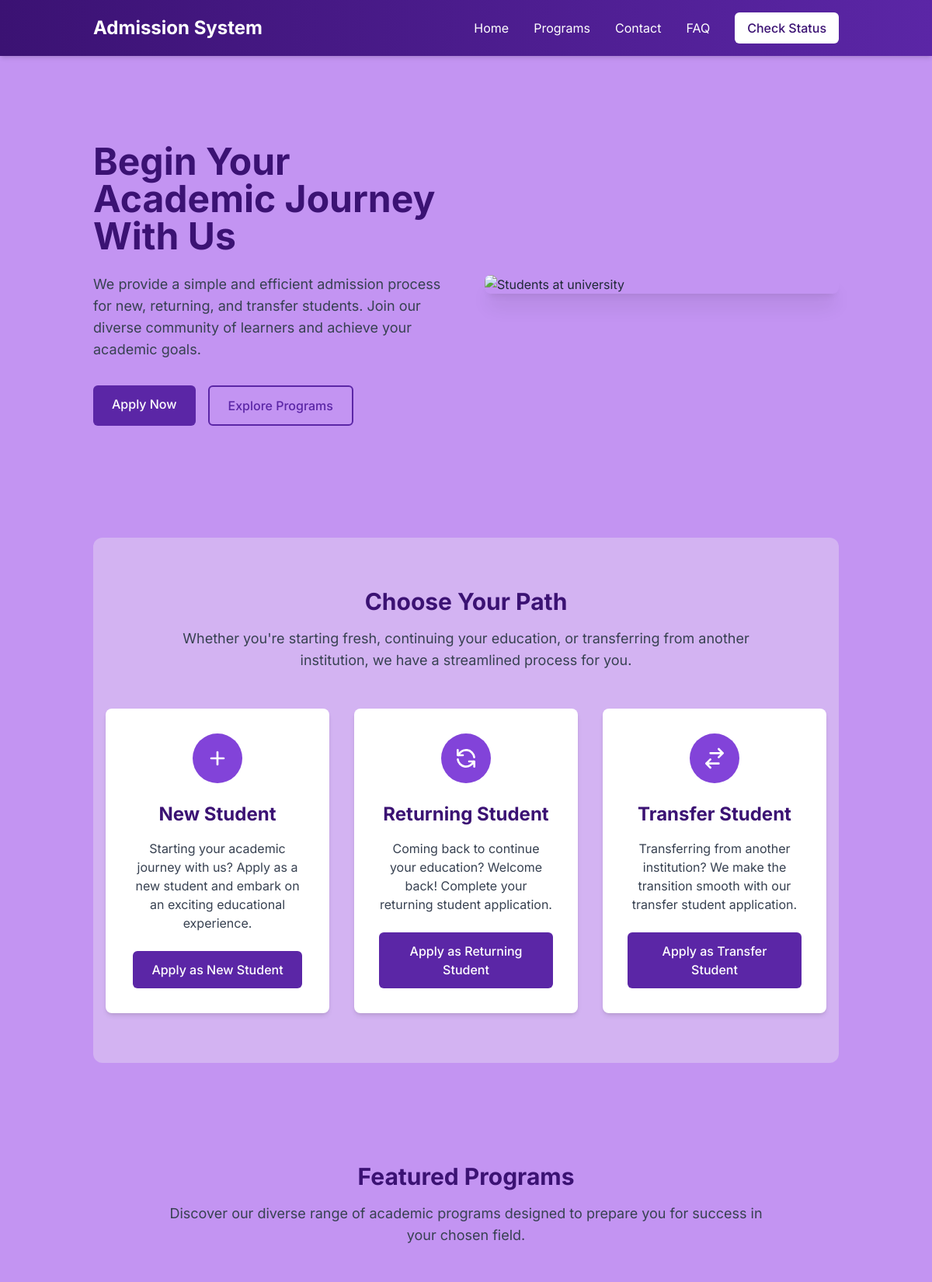
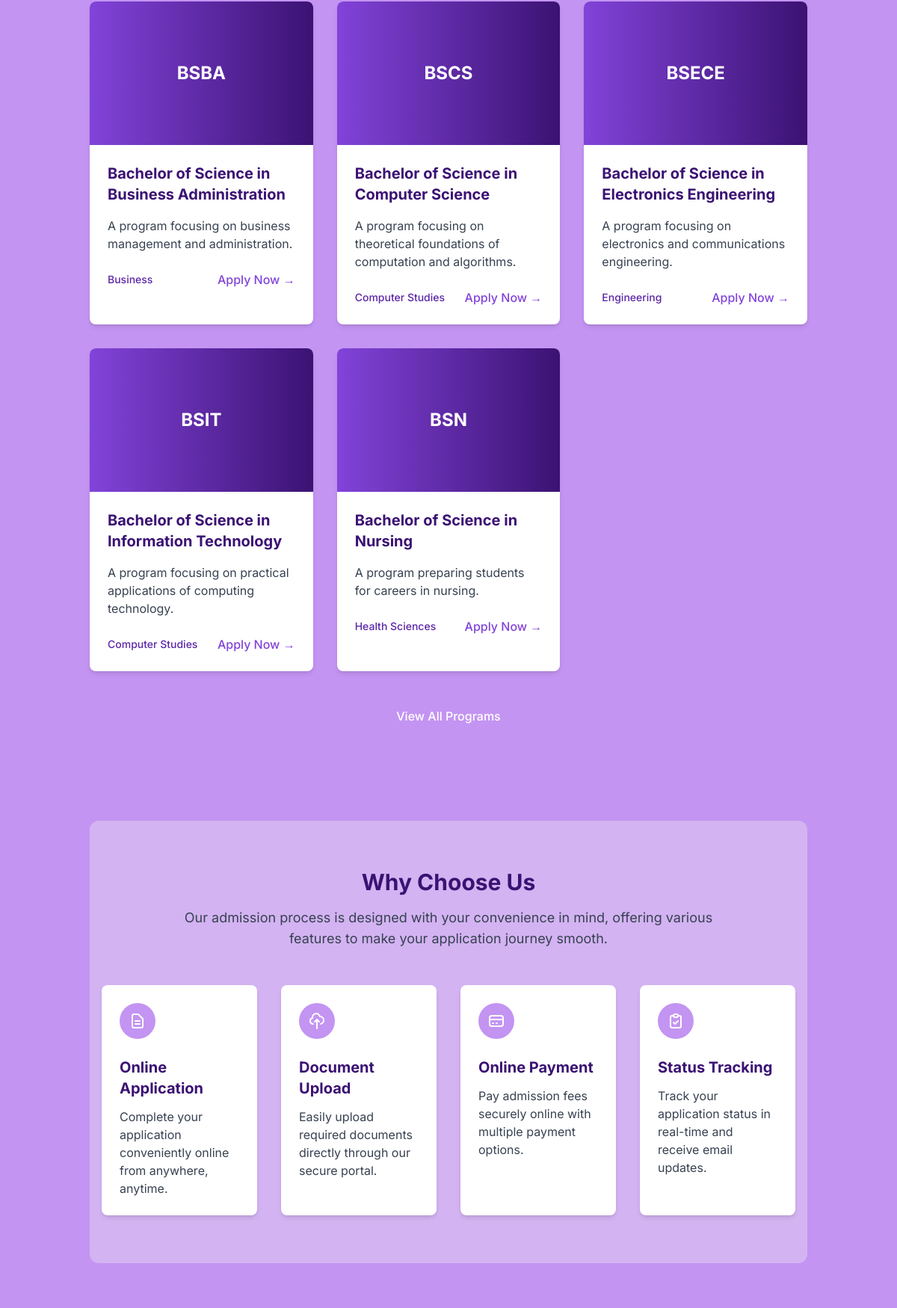
The page / (upper part) on the database its author committed (2 pictures, top to bottom).
### tables this page shows
CREATE TABLE `programs` (
  `id` int(11) NOT NULL,
  `code` varchar(20) NOT NULL,
  `name` varchar(100) NOT NULL,
  `description` text NOT NULL,
  `department` varchar(100) NOT NULL,
  `created_at` timestamp NOT NULL DEFAULT current_timestamp()
);

### includes/db.php (called while the page is built, shortened)
<?php
$host = 'localhost';
$dbname = 'admission_system';
$username = 'root';
$password = '';
try {
    $pdo = new PDO("mysql:host=$host;dbname=$dbname;charset=utf8mb4", $username, $password);
    $pdo->setAttribute(PDO::ATTR_ERRMODE, PDO::ERRMODE_EXCEPTION);
    $pdo->setAttribute(PDO::ATTR_DEFAULT_FETCH_MODE, PDO::FETCH_ASSOC);
    $pdo->setAttribute(PDO::ATTR_EMULATE_PREPARES, false);
} catch (PDOException $e) {
    die("Database connection failed: " . $e->getMessage());
}
function executeQuery($query, $params = []) {
    global $pdo;
    try {
        $stmt = $pdo->prepare($query);
        $stmt->execute($params);
        return $stmt;
    } catch (PDOException $e) {
        error_log("Database error: " . $e->getMessage());
        return false;
    }
}
function fetchAll($query, $params = []) {
    $stmt = executeQuery($query, $params);
    return $stmt ? $stmt->fetchAll() : false;
}
?>

### includes/functions.php (called while the page is built, shortened)
<?php
require_once 'db.php';
function getPrograms() {
    return fetchAll("SELECT * FROM programs ORDER BY name ASC");
}
?>

### index.php (the view, shortened to what this page needs)
<?php
require_once 'includes/db.php';
require_once 'includes/functions.php';
$programs = getPrograms();
require_once 'includes/header.php';
?>
<section class="py-12 md:py-20">
    <div class="grid grid-cols-1 lg:grid-cols-2 gap-12 items-center">
        <div class="animate-on-scroll">
            <h1 class="text-4xl md:text-5xl font-bold text-dark-purple mb-6">
                Begin Your Academic Journey With Us
            </h1>
            <p class="text-lg text-gray-700 mb-8">
                We provide a simple and efficient admission process for new, returning, and transfer students.
                Join our diverse community of learners and achieve your academic goals.
            </p>
            <div class="flex flex-wrap gap-4">
                <a href="apply/new.php" class="btn-primary">Apply Now</a>
                <a href="programs.php" class="btn-outline">Explore Programs</a>
            </div>
        </div>
        <div class="animate-on-scroll">
            <img src="https://images.pexels.com/photos/267885/pexels-photo-267885.jpeg?auto=compress&cs=tinysrgb&w=1260&h=750&dpr=1"
                 alt="Students at university"
                 class="rounded-lg shadow-xl w-full h-auto object-cover">
        </div>
    </div>
</section>
<section class="py-12 md:py-16 px-4 bg-[#D3B3F2] rounded-xl my-16">
    <div class="text-center mb-12">
        <h2 class="text-3xl font-bold text-dark-purple mb-4">Choose Your Path</h2>
        <p class="text-lg text-gray-700 max-w-3xl mx-auto">
            Whether you're starting fresh, continuing your education, or transferring from another institution,
            we have a streamlined process for you.
        </p>
    </div>
    <div class="grid grid-cols-1 md:grid-cols-3 gap-8">
        <div class="bg-white rounded-lg shadow-md p-8 transition duration-300 card-hover animate-on-scroll">
            <div class="w-16 h-16 rounded-full bg-purple flex items-center justify-center mx-auto mb-6">
                <svg class="w-8 h-8 text-white" fill="none" stroke="currentColor" viewBox="0 0 24 24" xmlns="http://www.w3.org/2000/svg">
                    <path stroke-linecap="round" stroke-linejoin="round" stroke-width="2" d="M12 6v6m0 0v6m0-6h6m-6 0H6"></path>
                </svg>
            </div>
            <h3 class="text-2xl font-bold text-dark-purple text-center mb-4">New Student</h3>
            <p class="text-gray-700 mb-6 text-center">
                Starting your academic journey with us? Apply as a new student and embark on an exciting educational experience.
            </p>
            <div class="text-center">
                <a href="apply/new.php" class="btn-primary inline-block">Apply as New Student</a>
            </div>
        </div>
        <div class="bg-white rounded-lg shadow-md p-8 transition duration-300 card-hover animate-on-scroll">
            <div class="w-16 h-16 rounded-full bg-purple flex items-center justify-center mx-auto mb-6">
                <svg class="w-8 h-8 text-white" fill="none" stroke="currentColor" viewBox="0 0 24 24" xmlns="http://www.w3.org/2000/svg">
                    <path stroke-linecap="round" stroke-linejoin="round" stroke-width="2" d="M4 4v5h.582m15.356 2A8.001 8.001 0 004.582 9m0 0H9m11 11v-5h-.581m0 0a8.003 8.003 0 01-15.357-2m15.357 2H15"></path>
                </svg>
            </div>
            <h3 class="text-2xl font-bold text-dark-purple text-center mb-4">Returning Student</h3>
            <p class="text-gray-700 mb-6 text-center">
                Coming back to continue your education? Welcome back! Complete your returning student application.
            </p>
            <div class="text-center">
                <a href="apply/returning.php" class="btn-primary inline-block">Apply as Returning Student</a>
            </div>
        </div>
        <div class="bg-white rounded-lg shadow-md p-8 transition duration-300 card-hover animate-on-scroll">
            <div class="w-16 h-16 rounded-full bg-purple flex items-center justify-center mx-auto mb-6">
                <svg class="w-8 h-8 text-white" fill="none" stroke="currentColor" viewBox="0 0 24 24" xmlns="http://www.w3.org/2000/svg">
                    <path stroke-linecap="round" stroke-linejoin="round" stroke-width="2" d="M8 7h12m0 0l-4-4m4 4l-4 4m0 6H4m0 0l4 4m-4-4l4-4"></path>
                </svg>
            </div>
            <h3 class="text-2xl font-bold text-dark-purple text-center mb-4">Transfer Student</h3>
            <p class="text-gray-700 mb-6 text-center">
                Transferring from another institution? We make the transition smooth with our transfer student application.
            </p>
            <div class="text-center">
                <a href="apply/transfer.php" class="btn-primary inline-block">Apply as Transfer Student</a>
            </div>
        </div>
    </div>
</section>
<section class="py-12 md:py-16">
    <div class="text-center mb-12">
        <h2 class="text-3xl font-bold text-dark-purple mb-4">Featured Programs</h2>
        <p class="text-lg text-gray-700 max-w-3xl mx-auto">
            Discover our diverse range of academic programs designed to prepare you for success in your chosen field.
        </p>
    </div>
    <div class="grid grid-cols-1 md:grid-cols-2 lg:grid-cols-3 gap-8">
        <?php foreach (array_slice($programs, 0, 6) as $program): ?>
        <div class="bg-white rounded-lg shadow-md overflow-hidden transition duration-300 card-hover animate-on-scroll">
            <div class="h-48 bg-gradient-to-r from-purple to-dark-purple flex items-center justify-center">
                <h3 class="text-2xl font-bold text-white"><?= htmlspecialchars($program['code']) ?></h3>
            </div>
            <div class="p-6">
                <h4 class="text-xl font-bold text-dark-purple mb-4"><?= htmlspecialchars($program['name']) ?></h4>
                <p class="text-gray-700 mb-6">
                    <?= nl2br(htmlspecialchars($program['description'])) ?>
                </p>
                <div class="flex justify-between items-center">
                    <span class="text-sm text-medium-dark-purple font-medium"><?= htmlspecialchars($program['department']) ?></span>
                    <a href="apply/new.php?program=<?= $program['id'] ?>" class="text-purple hover:text-dark-purple font-medium transition duration-300">Apply Now &rarr;</a>
                </div>
            </div>
        </div>
        <?php endforeach; ?>
    </div>
    <div class="text-center mt-12">
        <a href="programs.php" class="btn-secondary">View All Programs</a>
    </div>
</section>
<section class="py-12 md:py-16 px-4 bg-[#D3B3F2] rounded-xl my-16">
    <div class="text-center mb-12">
        <h2 class="text-3xl font-bold text-dark-purple mb-4">Why Choose Us</h2>
        <p class="text-lg text-gray-700 max-w-3xl mx-auto">
            Our admission process is designed with your convenience in mind, offering various features to make your application journey smooth.
        </p>
    </div>
    <div class="grid grid-cols-1 md:grid-cols-2 lg:grid-cols-4 gap-8">
        <div class="bg-white rounded-lg shadow-md p-6 transition duration-300 card-hover animate-on-scroll">
            <div class="w-12 h-12 rounded-full bg-slight-purple flex items-center justify-center mb-6">
            </div>
            <h3 class="text-xl font-bold text-dark-purple mb-3">Online Application</h3>
            <p class="text-gray-700">
                Complete your application conveniently online from anywhere, anytime.
            </p>
        </div>
        <div class="bg-white rounded-lg shadow-md p-6 transition duration-300 card-hover animate-on-scroll">
            <div class="w-12 h-12 rounded-full bg-slight-purple flex items-center justify-center mb-6">
                <svg class="w-6 h-6 text-white" fill="none" stroke="currentColor" viewBox="0 0 24 24" xmlns="http://www.w3.org/2000/svg">
                    <path stroke-linecap="round" stroke-linejoin="round" stroke-width="2" d="M7 16a4 4 0 01-.88-7.903A5 5 0 1115.9 6L16 6a5 5 0 011 9.9M15 13l-3-3m0 0l-3 3m3-3v12"></path>
                </svg>
            </div>
            <h3 class="text-xl font-bold text-dark-purple mb-3">Document Upload</h3>
            <p class="text-gray-700">
                Easily upload required documents directly through our secure portal.
            </p>
        </div>
        <div class="bg-white rounded-lg shadow-md p-6 transition duration-300 card-hover animate-on-scroll">
            <div class="w-12 h-12 rounded-full bg-slight-purple flex items-center justify-center mb-6">
                <svg class="w-6 h-6 text-white" fill="none" stroke="currentColor" viewBox="0 0 24 24" xmlns="http://www.w3.org/2000/svg">
                    <path stroke-linecap="round" stroke-linejoin="round" stroke-width="2" d="M3 10h18M7 15h1m4 0h1m-7 4h12a3 3 0 003-3V8a3 3 0 00-3-3H6a3 3 0 00-3 3v8a3 3 0 003 3z"></path>
                </svg>
            </div>
            <h3 class="text-xl font-bold text-dark-purple mb-3">Online Payment</h3>
            <p class="text-gray-700">
                Pay admission fees securely online with multiple payment options.
            </p>
        </div>
        <div class="bg-white rounded-lg shadow-md p-6 transition duration-300 card-hover animate-on-scroll">
            <div class="w-12 h-12 rounded-full bg-slight-purple flex items-center justify-center mb-6">
            </div>
            <h3 class="text-xl font-bold text-dark-purple mb-3">Status Tracking</h3>
            <p class="text-gray-700">
                Track your application status in real-time and receive email updates.
            </p>
        </div>
    </div>
</section>
<?php require_once 'includes/footer.php'; ?>

### includes/header.php (style rules this page uses)
body { background-color: #C394F2; min-height: 100vh; }
.animate-fade-in { animation: fadeIn 0.5s ease-in-out; }
.btn-primary { background-color: #5B26A6; color: white; padding: 0.75rem 1.5rem; border-radius: 0.375rem; font-weight: 500; transition-property: all; transition-duration: 300ms; }
.btn-secondary { background-color: #C394F2; color: white; padding: 0.75rem 1.5rem; border-radius: 0.375rem; font-weight: 500; transition-property: all; transition-duration: 300ms; }
.btn-outline { border-width: 2px; border-color: #5B26A6; color: #5B26A6; padding: 0.75rem 1.5rem; border-radius: 0.375rem; font-weight: 500; transition-property: all; transition-duration: 300ms; }

### rows shown on the page
programs: code "BSBA", name "Bachelor of Science in Business Administration", description "A program focusing on business management and administration.", department "Business"
programs: code "BSCS", name "Bachelor of Science in Computer Science", description "A program focusing on theoretical foundations of computation and algorithms.", department "Computer Studies"
programs: code "BSECE", name "Bachelor of Science in Electronics Engineering", description "A program focusing on electronics and communications engineering.", department "Engineering"
programs: code "BSIT", name "Bachelor of Science in Information Technology", description "A program focusing on practical applications of computing technology.", department "Computer Studies"
programs: code "BSN", name "Bachelor of Science in Nursing", description "A program preparing students for careers in nursing.", department "Health Sciences"
